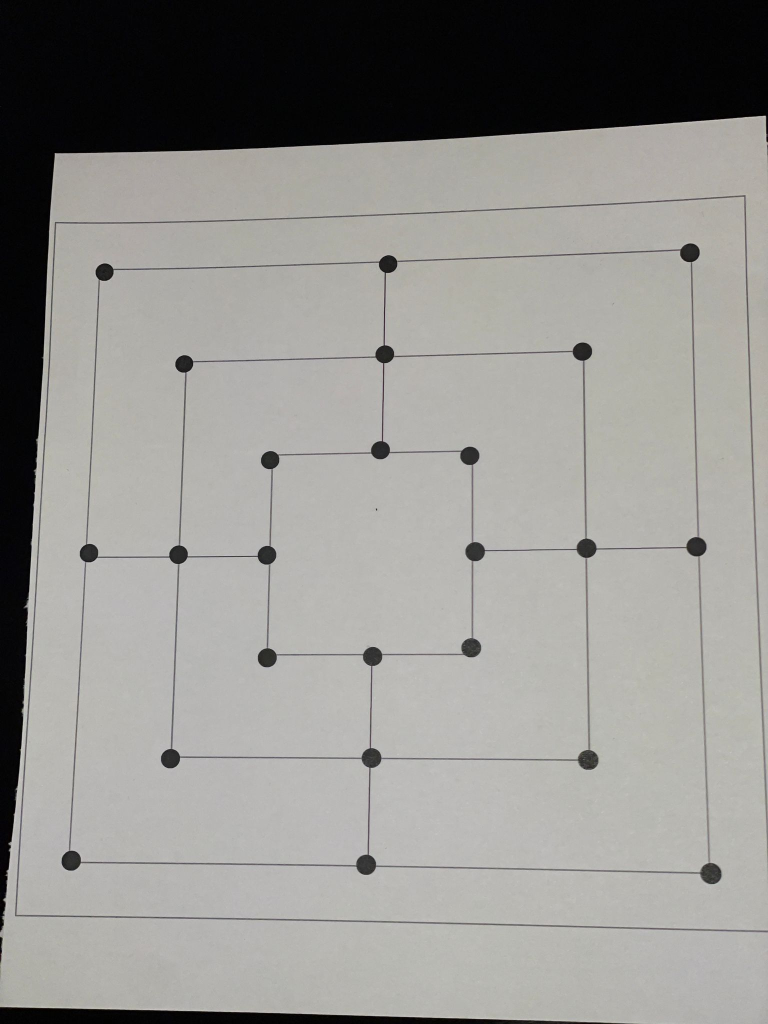
#> input picture metrics/images/IMG-20251207-WA0026.jpg, 1536 x 2048 px, given in place of the camera (shown at 1/2 size)
$ python morris_node_system.py
#> lines starting #> are read from the running program, lines starting #| are printed output that depends on the picture; after the words box and inside, x2 and y2 are one past the last pixel; in counts of white or black regions, pixels touching at a corner belong together
import cv2
import numpy as np
import math
from display import board, add_pieces


# =========================
# Basic geometry helpers
# =========================
def sample_patch(img, center, r=12):
    x, y = int(center[0]), int(center[1])
    return img[max(0,y-r):y+r, max(0,x-r):x+r]

# [60 lines left out: functions classify_stone, detect_all_stones, sort_nodes_morris_grid, order_points_clockwise, not called in this run]

def detect_outer_paper_rect(frame):
    gray = cv2.cvtColor(frame, cv2.COLOR_BGR2GRAY)
    blur = cv2.GaussianBlur(gray, (5,5), 0)
    edges = cv2.Canny(blur, 40, 120)
    edges = cv2.dilate(edges, np.ones((3,3), np.uint8), 1)

    contours, _ = cv2.findContours(edges, cv2.RETR_EXTERNAL, cv2.CHAIN_APPROX_SIMPLE)
    best = None
    best_area = 0
    H, W = frame.shape[:2]
    img_area = H * W

    for cnt in contours:
        peri = cv2.arcLength(cnt, True)
        approx = cv2.approxPolyDP(cnt, 0.02*peri, True)
        if len(approx) == 4:
            ar = cv2.contourArea(approx)
            if 0.2*img_area < ar < 0.98*img_area:
                if ar > best_area:
                    best_area = ar
                    best = approx.reshape(4,2)

    if best is None:
        return None, edges

    # roughly order corners
    s = best.sum(axis=1)
    tl = best[np.argmin(s)]
    br = best[np.argmax(s)]
    diff = np.diff(best, axis=1).reshape(-1)
    tr = best[np.argmin(diff)]
    bl = best[np.argmax(diff)]
    ordered = np.array([tl,tr,br,bl], dtype=np.float32)

    return ordered, edges

def rectify_to_square(frame, corners):
    (tl, tr, br, bl) = corners
    wA = np.linalg.norm(br - bl)
    wB = np.linalg.norm(tr - tl)
    hA = np.linalg.norm(tr - br)
    hB = np.linalg.norm(tl - bl)
    size = int(max(wA, wB, hA, hB))
    size = max(size, 400)

    dst = np.array([[0,0],
                    [size-1, 0],
                    [size-1, size-1],
                    [0, size-1]], dtype=np.float32)
    H = cv2.getPerspectiveTransform(corners, dst)
    warp = cv2.warpPerspective(frame, H, (size, size))
    return warp, H

# =========================
# Node detection (black dots)
# =========================

def detect_nodes(rect):
    gray = cv2.cvtColor(rect, cv2.COLOR_BGR2GRAY)
    # Invert so dots become white-ish blobs
    _, bw = cv2.threshold(gray, 0, 255, cv2.THRESH_BINARY_INV + cv2.THRESH_OTSU)

    # Clean small noise
    bw = cv2.medianBlur(bw, 5)

    contours, _ = cv2.findContours(bw, cv2.RETR_EXTERNAL, cv2.CHAIN_APPROX_SIMPLE)

    centers = []
    for cnt in contours:
        area = cv2.contourArea(cnt)
        if area < 20 or area > 2000:
            continue
        (x,y), radius = cv2.minEnclosingCircle(cnt)
        circ = 4*math.pi*area / (cv2.arcLength(cnt, True)**2 + 1e-6)
        # roughly circular
        if circ < 0.5:
            continue
        centers.append((x,y))

    centers = np.array(centers, dtype=np.float32)
    return centers

# [27 lines left out: function sort_nodes_morris_grid, not called in this run]


# Morris connectivity
edges = [
    # outer square
    (0,1),(1,2),(2,23),(23,21),(21,0),

    # mid square
    (3,4),(4,5),(5,20),(20,18),(18,3),

    # inner square
    (6,7),(7,8),(8,17),(17,15),(15,6),

    # connections between squares (spokes)
    (0,3),(1,4),(2,5),
    (3,6),(4,7),(5,8),
    (21,18),(22,19),(23,20),
    (18,15),(19,16),(20,17),

    # middle long row (the 6 nodes)
    (9,10),(10,11),(12,13),(13,14),

    # connections to long middle row

]


# [14 lines left out: function draw_graph, not called in this run]


# =========================
# Main
# =========================

def main():
    saved_nodes = None

    cap = cv2.VideoCapture(2)
    EXPECT = 24

    while True:
        ret, frame = cap.read()
#> frame is the input picture: shape (2048, 1536, 3); mean B, G, R 143, 146.5, 147.5
        if not ret:
            print("I hate my life")
            break

        outer_rect, edges = detect_outer_paper_rect(frame)
#> in detect_outer_paper_rect, `edges = cv2.Canny(blur, 40, 120)`:
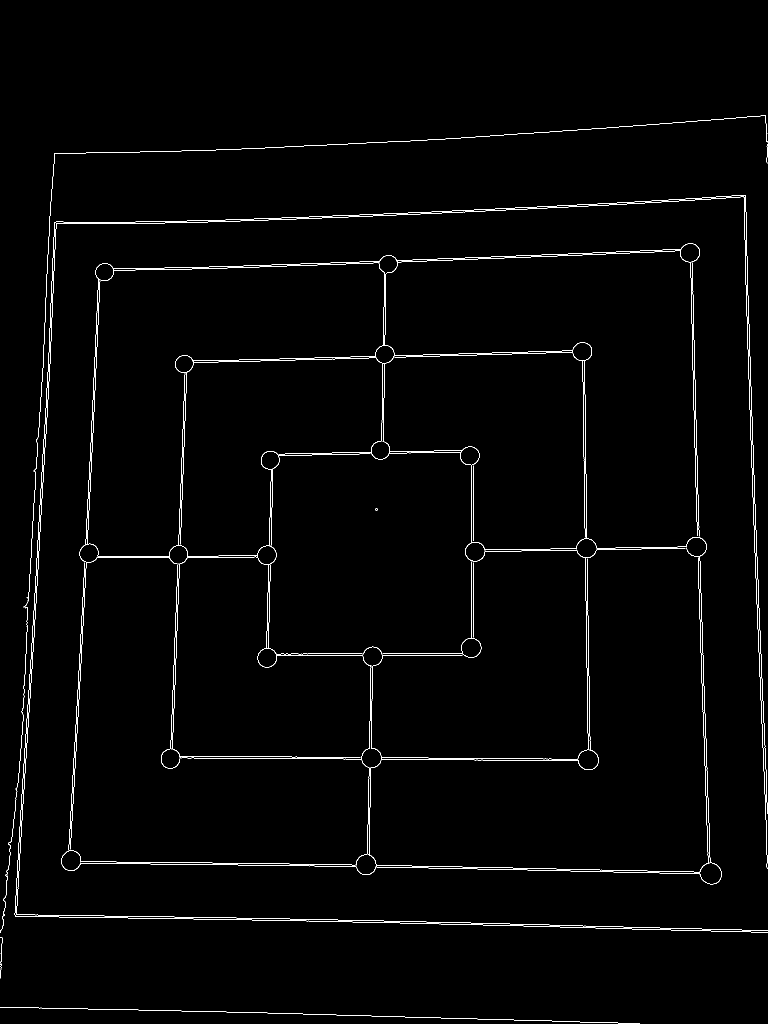
#> edges: shape (2048, 1536) (shown at 1/2 size); 1.2% white in thin lines or dots, all inside (x1, y1, x2, y2) = (0, 231, 1536, 2047)
#> in detect_outer_paper_rect, `edges = cv2.dilate(edges, np.ones((3,3), np.uint8), 1)`:
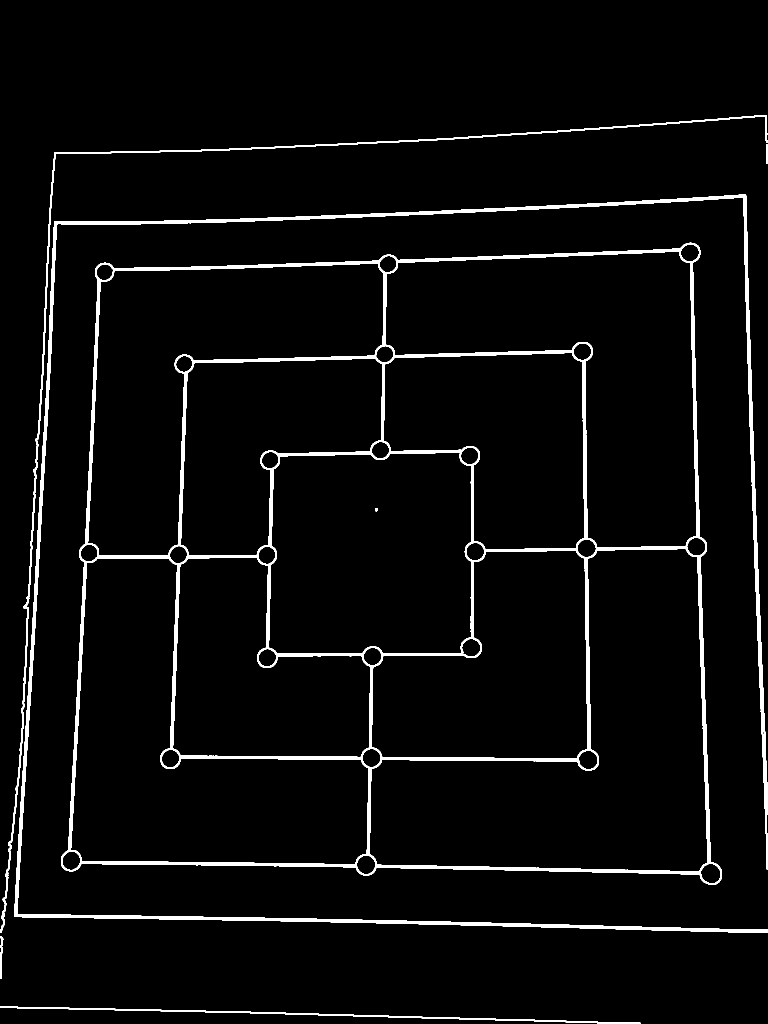
#> edges: shape (2048, 1536) (shown at 1/2 size); 3.8% white; 7 white regions
#> in detect_outer_paper_rect, `contours, _ = cv2.findContours(edges, cv2.RETR_EXTERNAL, cv2.CHAIN_APP..`: contours = 6 contours; box (x1, y1, x2, y2) and area: (122, 485, 1444, 1770) 1507296, (28, 389, 1536, 1866) 30048, (0, 230, 1536, 1866) 6764, (0, 2013, 1281, 2048) 2628, (0, 1873, 7, 1958) 206, (1532, 288, 1536, 328) 85
#> the loop in detect_outer_paper_rect, `for cnt in contours:` made 6 passes
#> (peri, ar, best_area, best) on pass 3: (5190.3, 1556771.5, 1556771.5, [[1396, 491], [198, 528], [125, 1735], [1437, 1765]])
#> after the loop in detect_outer_paper_rect, `for cnt in contours:`: best_area = 1556771.5
#> in detect_outer_paper_rect, `s = best.sum(axis=1)`: s = [1887, 726, 1860, 3202]
#> in detect_outer_paper_rect, `tl = best[np.argmin(s)]`: tl = [198, 528]
#> in detect_outer_paper_rect, `br = best[np.argmax(s)]`: br = [1437, 1765]
#> in detect_outer_paper_rect, `diff = np.diff(best, axis=1).reshape(-1)`: diff = [-905, 330, 1610, 328]
#> in detect_outer_paper_rect, `tr = best[np.argmin(diff)]`: tr = [1396, 491]
#> in detect_outer_paper_rect, `bl = best[np.argmax(diff)]`: bl = [125, 1735]
#> in detect_outer_paper_rect, `ordered = np.array([tl,tr,br,bl], dtype=np.float32)`: ordered = [[198, 528], [1396, 491], [1437, 1765], [125, 1735]]
#> outer_rect has the same summary as ordered in detect_outer_paper_rect
        disp = frame.copy()

        if outer_rect is not None:
            for (x,y) in outer_rect:
                cv2.circle(disp, (int(x),int(y)), 5, (0,255,0), -1)
#> this loop made 4 passes
#> disp: shape (2048, 1536, 3); 0.01% of pixels changed, all inside (x1, y1, x2, y2) = (120, 486, 1443, 1771)

            rect, H = rectify_to_square(frame, outer_rect)
#> in rectify_to_square, `(tl, tr, br, bl) = corners`: tl = [198, 528]; tr = [1396, 491]; br = [1437, 1765]; bl = [125, 1735]
#> in rectify_to_square, `wA = np.linalg.norm(br - bl)`: wA = 1312.3
#> in rectify_to_square, `wB = np.linalg.norm(tr - tl)`: wB = 1198.6
#> in rectify_to_square, `hA = np.linalg.norm(tr - br)`: hA = 1274.7
#> in rectify_to_square, `hB = np.linalg.norm(tl - bl)`: hB = 1209.2
#> in rectify_to_square, `size = int(max(wA, wB, hA, hB))`: size = 1312
#> in rectify_to_square, `dst = np.array([[0,0], [size-1, 0], [size-1, size-1], [0, size-1]], dt..`: dst = [[0, 0], [1311, 0], [1311, 1311], [0, 1311]]
#> in rectify_to_square, `H = cv2.getPerspectiveTransform(corners, dst)`: H = [[1.22, 0.0736, -280], [0.0387, 1.25, -670], [4.95e-05, 8.45e-05, 1]]
#> in rectify_to_square, `warp = cv2.warpPerspective(frame, H, (size, size))`:
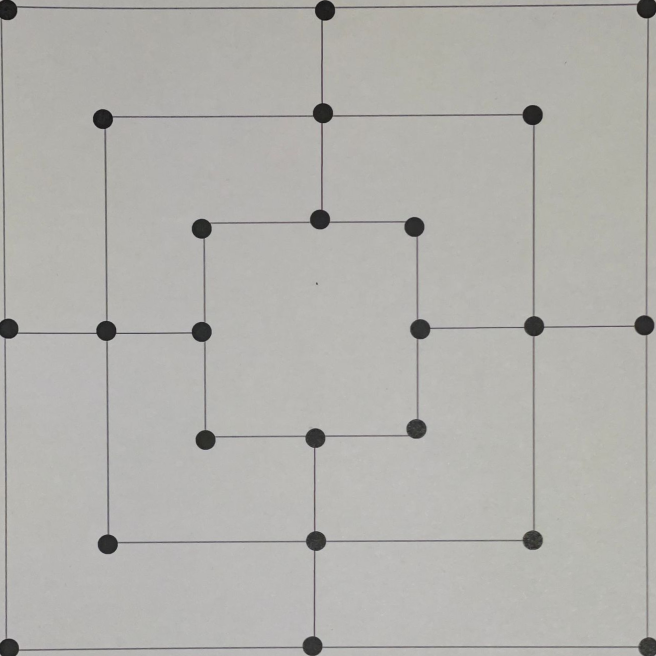
#> warp: shape (1312, 1312, 3) (shown at 1/2 size); mean B, G, R 172.9, 177, 178
            cv2.imshow("Rectified raw", rect)

            if saved_nodes is None:
                # First frame: detect nodes normally
                nodes = detect_nodes(rect)
#> in detect_nodes, `_, bw = cv2.threshold(gray, 0, 255, cv2.THRESH_BINARY_INV + cv2.THRESH..`:
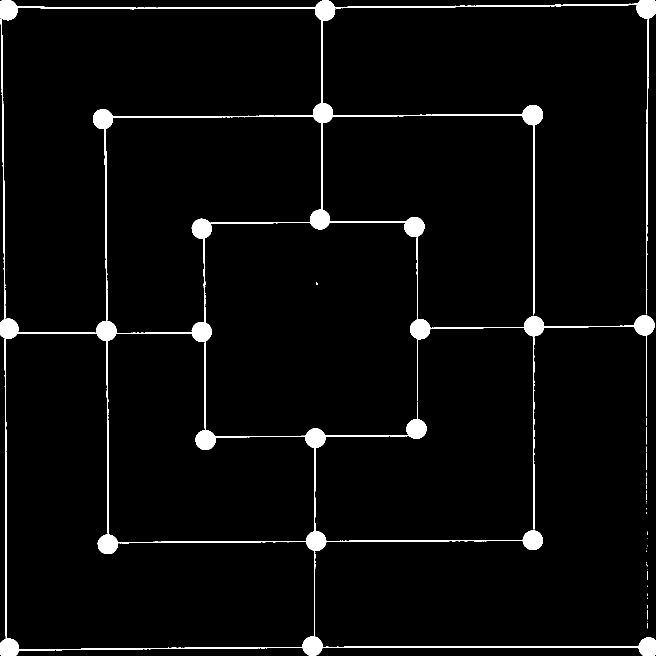
#> bw: shape (1312, 1312) (shown at 1/2 size); 3.2% white; 34 white regions (28 under 20 px), largest, box (x1, y1, x2, y2) and area: (0, 0, 1312, 1312) 49517, (820, 630, 1309, 802) 4887, (1066, 675, 1069, 1059) 837, (1292, 673, 1294, 833) 290, (1292, 854, 1294, 889) 51, (1293, 905, 1294, 940) 35
#> in detect_nodes, `bw = cv2.medianBlur(bw, 5)`:
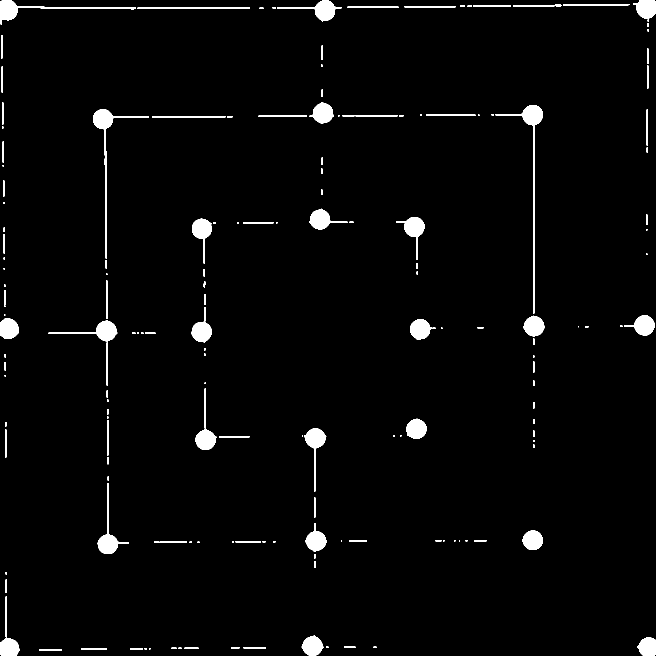
#> bw: shape (1312, 1312) (shown at 1/2 size); 2.7% white; 166 white regions (56 under 20 px)
#> in detect_nodes, `contours, _ = cv2.findContours(bw, cv2.RETR_EXTERNAL, cv2.CHAIN_APPROX..`: contours = 166 contours, 75 with area under 20; largest, box (x1, y1, x2, y2) and area: (991, 210, 1086, 627) 2128, (186, 218, 298, 517) 1925, (0, 0, 272, 49) 1702, (554, 0, 683, 43) 1470, (195, 966, 258, 1108) 1464
#> the loop in detect_nodes, `for cnt in contours:` made 166 passes
#> (cnt, area, x, y, radius, circ) on passes 1, 2, 5: ([[78, 1298], [78, 1300], [123, 1300], [123, 1298]], 90, 100.5, 1299, 22.52, 0.128), ([[162, 1297], [162, 1299], [213, 1299], [213, 1297]], 102, 187.5, 1298, 25.52, 0.114), ([[260, 1296], [260, 1298], [285, 1298], [285, 1296]], 50, 272.5, 1297, 12.54, 0.215)
#> after the loop in detect_nodes, `for cnt in contours:`: centers = [(17.68, 1296.1), (1295.9, 1294.6), (624.6, 1292.2), (1064.6, 1080), (629, 1074.5), (411.7, 879), (831.4, 858.4), (841.4, 658.2), (16.82, 656.7), (1067.5, 652.6), (1278.1, 650), (642.9, 228.3), (1289.4, 14.64)]
#> in detect_nodes, `centers = np.array(centers, dtype=np.float32)`: centers = 13 rows, first 8: [17.68, 1296.1], [1295.9, 1294.6], [624.6, 1292.2], [1064.6, 1080], [629, 1074.5], [411.7, 879], [831.4, 858.4], [841.4, 658.2]
#> nodes has the same summary as centers in detect_nodes
                if len(nodes) == 24:
                    saved_nodes = sort_nodes_morris_grid(nodes)
                    print("Node map initialized.")
                else:
                    print("Waiting for clean board to initialize node map...")
                    continue
            else:
                # Use frozen nodes
                full_nodes = saved_nodes
            debug_nodes = rect.copy()
            for (x,y) in nodes:
                cv2.circle(debug_nodes, (int(x),int(y)), 4, (0,255,255), -1)
            cv2.imshow("Detected nodes", debug_nodes)

            if len(nodes) == EXPECT:
                full_nodes = sort_nodes_morris_grid(nodes)

                # draw graph
                rect_graph = rect.copy()
                rect_graph = draw_graph(rect_graph, full_nodes)

                # detect stones
                stone_states = detect_all_stones(rect, full_nodes)
                # overlay stones
                for state, (x,y) in zip(stone_states, full_nodes):
                    if state == "black":
                        cv2.circle(rect_graph, (int(x),int(y)), 10, (0,0,0), -1)
                    elif state == "white":
                        cv2.circle(rect_graph, (int(x),int(y)), 10, (255,255,255), -1)
                    else:
                        cv2.circle(rect_graph, (int(x),int(y)), 6, (0,255,0), 2)

                cv2.imshow("Rectified + graph + stones", rect_graph)
                w_pieces = [i for i,s in enumerate(stone_states) if s == "white"]
                b_pieces = [i for i,s in enumerate(stone_states) if s == "black"]

                print("White pieces:", w_pieces)
                print("Black pieces:", b_pieces)
            else:
                print("Detected", len(nodes), "nodes (expected 24).")

        cv2.imshow("Live", disp)
        cv2.imshow("Edges", edges)
        key = cv2.waitKey(1) & 0xFF

        if key == ord('p'):
            print("Opening matplotlib board…")
            ax, corners = board(1, (0,0), (5,5), 50, 10)
            add_pieces(ax, corners, w_pieces, b_pieces)

        if cv2.waitKey(1) & 0xFF == 27:
            break

    cap.release()
    cv2.destroyAllWindows()

if __name__ == "__main__":
    main()
